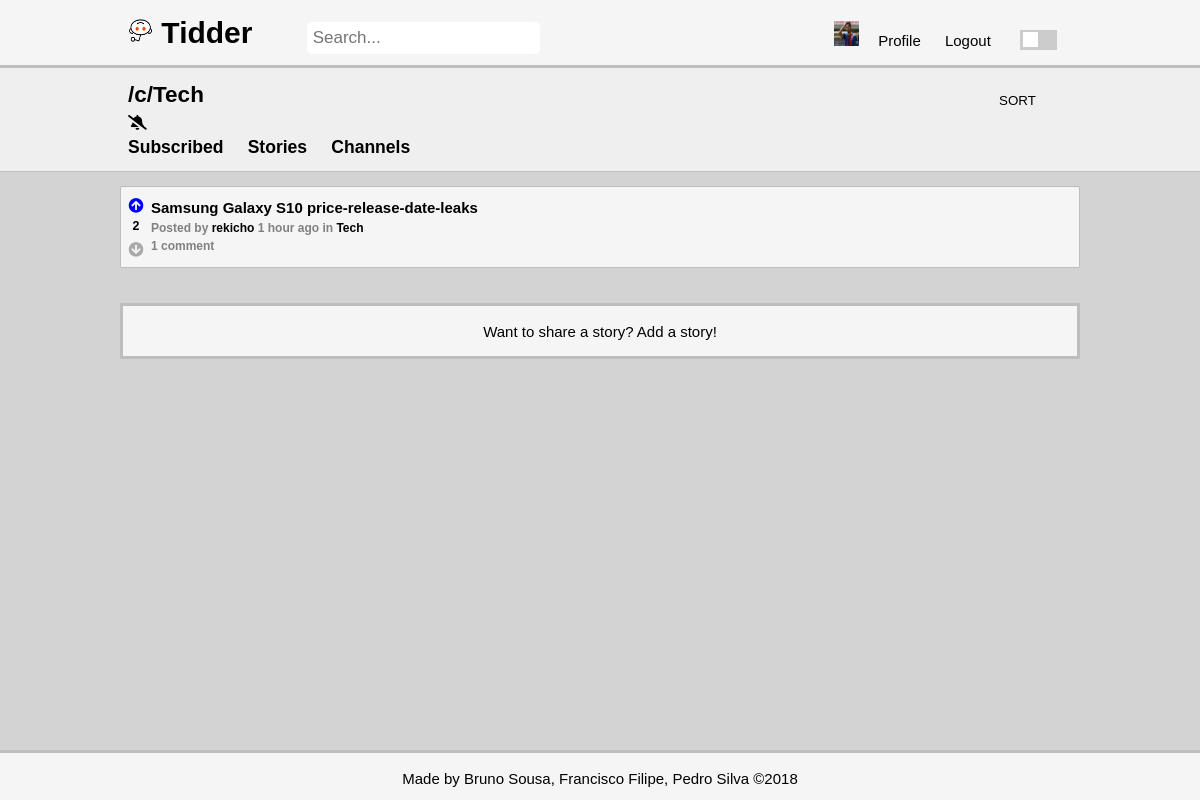
Screenshot of /pages/stories.php?channel=Tech (signed in) with the database file from the repository.
### tables this page shows
CREATE TABLE opinion (
    opinion_id INTEGER NOT NULL PRIMARY KEY AUTOINCREMENT,
	parent_id INTEGER REFERENCES opinion(opinion_id),
    opinion_title VARCHAR,
    opinion_text VARCHAR NOT NULL,
	channel_id INTEGER REFERENCES channel,
	posted DATETIME NOT NULL,
    user_id INTEGER NOT NULL REFERENCES user
);

CREATE TABLE channel(
	channel_id INTEGER NOT NULL PRIMARY KEY AUTOINCREMENT,
	channel_name VARCHAR NOT NULL UNIQUE
);

### pages/stories.php (called while the page is built, shortened)
<?php
	include_once('../includes/date.php');
	include_once('../database/db_story.php');
	include_once('../database/db_channel.php');
	include_once('../templates/tpl_common.php');
	include_once('../templates/tpl_stories.php');
	if(isset($_GET['subscribed']) && $_GET['subscribed'] == 'true'){
		if(!isset($_SESSION['user_id']))
			die(header('Location: ../index.php'));
		$stories = array_reverse(getAllSubscribedStories($_SESSION['user_id']));
	}
	else if(isset($_GET['channel'])){
		$channel = urldecode($_GET['channel']);
		if (isset($_SESSION['user_id'])){
			$channel_id = getChannelID($channel);
			$subscribed = checkSubscription($channel_id, $_SESSION['user_id']);
		}
		$stories = array_reverse(getAllChannelStories($channel));
	}
	else $stories = array_reverse(getAllStories());
	$now = time();
	for($i = 0; $i < count($stories); $i++){
		$stories[$i]['username'] = getUserName($stories[$i]['user_id']);
		$stories[$i]['score'] = getScore($stories[$i]['opinion_id']);
		$stories[$i]['comments']= getNumberComments($stories[$i]['opinion_id']);
		$stories[$i]['channel_name']= getChannelName($stories[$i]['channel_id']);
		if(isset($_SESSION['user_id']))
			$stories[$i]['vote'] = getVote($stories[$i]['opinion_id'], $_SESSION['user_id']);
	}
	draw_stories($stories,true);
?>

### database/db_channel.php (called while the page is built, shortened)
<?php
	function getChannelID($channel_name){
		$db = Database::instance()->db();
		$stmt = $db->prepare('SELECT channel_id FROM channel WHERE channel_name = ?');
		$stmt->execute(array($channel_name));
		return $stmt->fetch()['channel_id'];
	}
	function checkSubscription($channel_id, $user_id){
		$db = Database::instance()->db();
		$stmt = $db->prepare('SELECT * FROM subscription WHERE channel_id = ? AND user_id = ?');
		$stmt->execute(array($channel_id, $user_id));
		return $stmt->fetch();
	}
?>

### database/db_story.php (called while the page is built, shortened)
<?php
	function getAllChannelStories($channel) {
		$db = Database::instance()->db();
		$stmt = $db->prepare('SELECT * FROM opinion INNER JOIN channel ON opinion.channel_id = channel.channel_id WHERE parent_id IS NULL AND channel_name = ?');
		$stmt->execute(array($channel));
		return $stmt->fetchAll();
	}
?>

### includes/date.php (called while the page is built, shortened)
<?php
	function deltaTime($now, $date){
		$time = strtotime($date);
		$delta = $now - $time;
		if(!floor($delta/86400)){
			$time_word = (floor($delta/3600) == 1 ? ' hour ' : ' hours ');
			return floor($delta/3600).$time_word.'ago';
		}
		$time_word = (floor($delta/31104000) == 1 ? ' year ' : ' years ');
		return floor($delta/31104000).$time_word.'ago';
	}
?>

### templates/tpl_stories.php (the view, shortened to what this page needs)
<?php
	function draw_stories($stories, $not_profile){
		global $channel;
		global $page;
		?>
	<section id="stories">
	<header class = "secondary-header">
	<div class = "container">
		<?php if(isset($_GET['subscribed']) && $_GET['subscribed'] == 'true') { ?>
			<h2>Subscribed</h2>
			<h3><a href="stories.php">Stories</a></h3>
			<h3><a href="channels.php">Channels</a></h3>
		<?php } else if($channel) { ?>
			<h2><?='/c/'.htmlentities($channel)?></h2>
			<?php if(isset($_SESSION['user_id'])) {
					global $channel_id;
					global $subscribed;
					if($subscribed) { ?>
						<div class="unsubscribe" role="button" data-id="<?=$channel_id?>"><i class="fas fa-bell-slash"></i></div>
					<?php } else { ?>
						<div class="subscribe" role="button" data-id="<?=$channel_id?>"><i class="fas fa-bell"></i></div>
					<?php }
				} ?>
			<h3><a href="stories.php?subscribed=true">Subscribed</a></h3>
			<h3><a href="stories.php">Stories</a></h3>
			<h3><a href="channels.php">Channels</a></h3>
		<?php } else {?>
			<h2>Stories</h2>
			<h3><a href="stories.php?subscribed=true">Subscribed</a></h3>
			<h3><a href="channels.php">Channels</a></h3>
		<?php } ?>
			<?php if ($not_profile) { ?>
			<form method="post" action="../actions/action_sort_stories.php">
				<select name="sort" onchange="this.form.submit();">
					<option value="-1" hidden selected>SORT</option>
				</select>
			</form >
			<?php } ?>
		</div>
		</header>
		<div class = "container">
			<ol>
			<?php
				foreach($stories as $story)
					draw_story($story);
			?>
			</ol>
		</div>
		<?php if($not_profile){
			if(!isset($_SESSION['user_id'])) { ?>
			<footer class = "secondary-footer">
				<p>Want to add a story? <a href='../pages/login.php?redirect=<?=urlencode($page)?>'>Login</a> or <a href='../pages/signup.php?redirect=<?=urlencode($page)?>'>Signup</a></p>
			</footer>
		<?php } else if($channel){?>
			<footer class = "secondary-footer">
				<p>Want to share a story? <a href="add_story.php?channel=<?=$channel?>">Add a story!</a></p>
			</footer>
		<?php } else {?>
			<footer class = "secondary-footer" >
				<p>Want to share a story? <a href="add_story.php">Add a story!</a></p>
			</footer>
			<?php } ?>
		<?php } ?>
			</section>
<?php }
		function draw_story($story) {
		global $now;
		?>
		<li>
				<article class="story" data-id="<?=$story['opinion_id']?>">
					<div class = "votes-container">
							<div class = "votes">
								<div class="upvote" role="button" data-value="<?=$story['vote']?>"><i class="fas fa-arrow-circle-up"></i></div>
								<h5><?=$story['score']?></h5>
								<div class="downvote" role="button" data-value="<?=$story['vote']?>"><i class="fas fa-arrow-circle-down"></i></div>
							</div>
					</div>
					<div class = "storyinfo">
						<h3><a href="story.php?story_id=<?=$story['opinion_id']?>"><?=htmlentities($story['opinion_title'])?></a></h3>
						<h4>Posted by <a href="<?='profile.php?username='.urlencode($story['username'])?>"><?=htmlentities($story['username'])?></a>
							<?=deltaTime($now, $story['posted'])?>
							in <a href="<?='stories.php?channel='.urlencode($story['channel_name'])?>"><?=htmlentities($story['channel_name'])?></a></h4>
						<?php if($story['comments'] == 1){ ?>
							<h4><?=$story['comments']?> comment</h4>
						<?php } else { ?>
							<h4><?=$story['comments']?> comments</h4>
						<?php } ?>
					</div>
		   </article>
		</li>
    <?php } ?>

### css/style.css (style rules this page uses)
html, body { height: 100%; margin: 0; }
body { background-color: var(--main-bg); font: 15px/1.5 Arial, Helvetica, sans-serif; padding: 0; position: relative; }
h2, h3, h5,p { color: var(--main-font-color); }
h4 { font-size: 12px; color: var(--secondary-font-color); }
.container { width: 80%; margin: 0px auto; overflow: hidden; min-height: 100%; position: relative; }
select { border: none; background-color: inherit; color: var(--main-font-color); -webkit-appearance: none; -moz-appearance: none; text-indent: 1px; text-overflow: ''; text-align-last: center; padding: 5px; }
footer { background-color: var(--writing-bg); border-top: var(--border-color) 3px solid; height:50px; text-align: center; color: var(--main-font-color); }
a { color: var(--main-font-color); text-decoration: none; }
ol { list-style-type: none; padding: 0; }
.fa-arrow-circle-down, .fa-arrow-circle-up { color: var(--icon-color); }
.light .upvote[data-value="1"] .fa-arrow-circle-up , .fa-arrow-circle-up:hover { color: blue; }
.upvote , .downvote { margin:0; padding:0; margin-top: 3px; }
header { background-color: var(--writing-bg); color: var(--main-font-color); padding: 10px; border-bottom: var(--border-color) 3px solid; }
.secondary-header { background-color: var(--secondary-writing-bg); border-bottom: var(--border-color) 1px solid; }
.secondary-header h3, .secondary-header h2 { display: inline-block; padding-right: 20px; margin: 0; }
.secondary-header select { display: inline-block; position: absolute; right: 0; top: 10px; padding: 5px; }
.secondary-footer { margin: 20px 10%; border: var(--border-color) 3px solid; }
article.story { background-color: var(--writing-bg); position: relative; min-height: 80px; border-radius: 2px; border: var(--border-color) 1px solid; margin-top: -1px; }
.votes-container { position: absolute; float: left; width: 30px; display: flex; align-items: center; justify-content: center; flex-direction: column; margin-top: 5px; }
.votes-container h5 { padding: 0; margin: 0; text-align: center; }
article.story .storyinfo { padding: 10px; padding-left: 30px; overflow: hidden; }
article.story .storyinfo h3 { margin: 0; margin-right: 5px; font-size: 15px; }
article.story .storyinfo h3 a { color: var(--main-font-color); text-decoration: none; }
article.story .storyinfo h4 { margin: 0; }
article.story .storyinfo h4 a { text-decoration: none; }

### css/color.css (style rules this page uses)
:root { --grey-shade-0: #f9f9f9; --grey-shade-1: #f5f5f5; --grey-shade-1-5: #efefef; --grey-shade-2: #d3d3d3; --grey-shade-3: #bebebe; --grey-shade-4: #a9a9a9; --grey-shade-5: #808080; --grey-shade-6: #505050; --grey-shade-7: #303030; --grey-shade-7-5: #a79e9e; --grey-shade-8: #3b3737; --grey-shade-9: #928d88; --grey-shade-10: #bebebe; }
body.light { --main-bg: var(--grey-shade-2); --hover-bg: var(--grey-shade-2); --writing-bg: var(--grey-shade-1); --secondary-writing-bg: var(--grey-shade-1-5); --border-color: var(--grey-shade-3); --main-font-color: black; --secondary-font-color: var(--grey-shade-5); --icon-color: var(--grey-shade-4); --button-color: var(--grey-shade-3); --button-color-hover: var(--grey-shade-5); }

### rows the page displays
opinion: user "2", opinion_title "Samsung Galaxy S10 price-release-date-leaks", username "rekicho", posted "1 hour ago", channel.channel_name "Tech", comments "1"

### other values shown
$channel "Tech"
